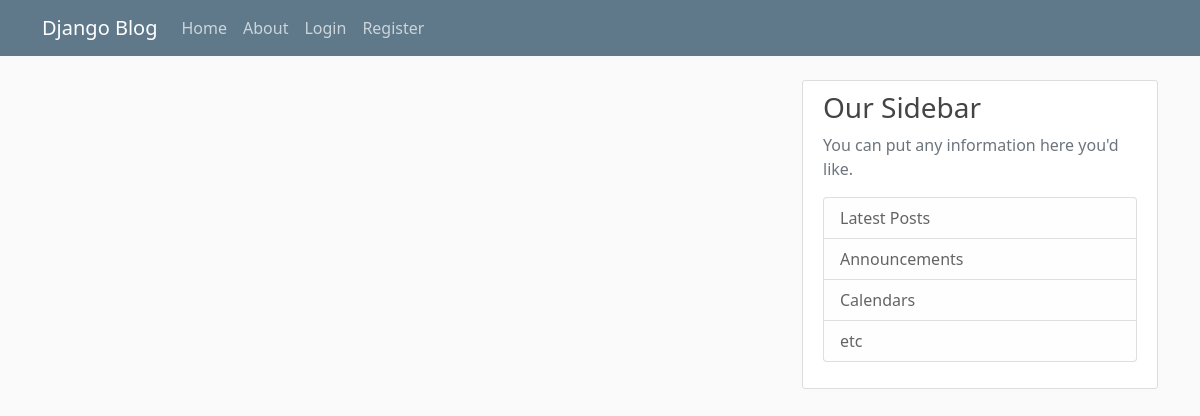
/test/, run on an earlier commit of the app's database.
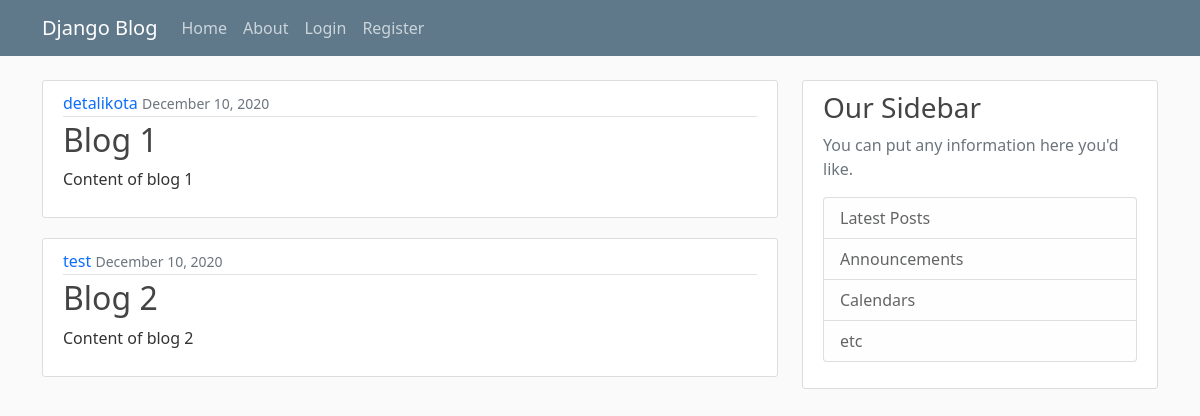
And on a later commit of the database.
### test2/models.py (models this page shows, shortened)
class Post2(models.Model):
    title = models.CharField(max_length=100)
    content = models.TextField()
    date_posted = models.DateTimeField(default=timezone.now)
    author = models.ForeignKey(User, on_delete=models.CASCADE)

### test2/views.py (the view)
# urls.py: 2. Add a URL to urlpatterns:  path('', views.home, name='home')
def home(request):
    context = {
        'posts': Post2.objects.all()
        }
    return render(request, "test2/home.html", context) # I can put the third argument here, called context to put some information into the templates

### test2/templates/test2/home.html
{% extends "test2/base.html" %}
{% block content %}
    {% for post in posts %}
        <article class="media content-section">
            <div class="media-body">
                <div class="article-metadata">
                    <a class="mr-2" href="#">{{ post.author }}</a>
                    <small class="text-muted">{{ post.date_posted|date:"F d, Y" }}</small>
                </div>
                <h2><a class="article-title" href="#">{{ post.title }}</a></h2>
                <p class="article-content">{{ post.content }}</p>
            </div>
        </article>
    {% endfor %}
{% endblock %}

What changed in the data, as far as the page shows it:
added Post2: author "detalikota", date_posted "December 10, 2020", title "Blog 1", content "Content of blog 1"
added Post2: author "test", date_posted "December 10, 2020", title "Blog 2", content "Content of blog 2"
